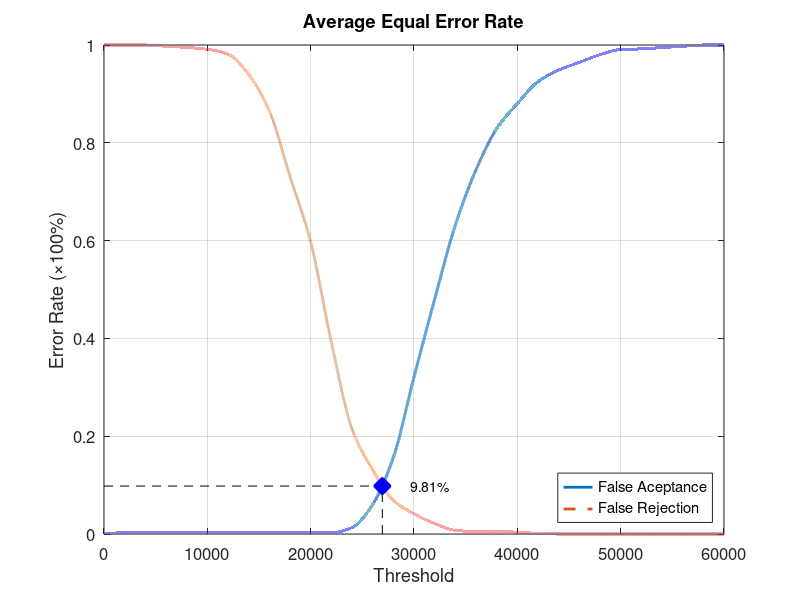
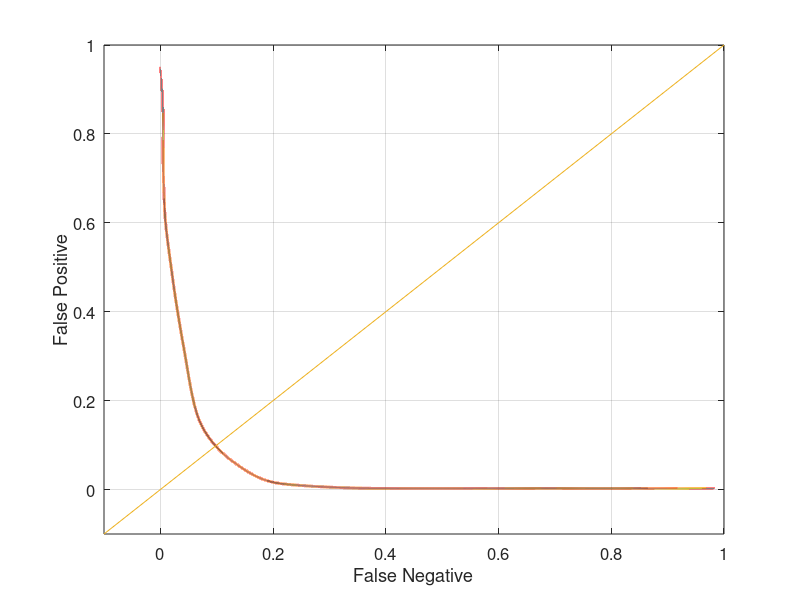

These charts were generated, in order, by the following MATLAB code:
function yEER = Experiment4Average
close all;
clear;
clc;
x = 0:2000:60000;
xq = 0:0.5:60000;

y0 = [0 0.00263158 0.00263158 0.00263158 0.00263158 0.00263158 0.00263158 0.00263158 0.00263158 0.00263158 0.00263158 0.00263158 0.0131579 0.0605263 0.156579 0.321053 0.480263 0.631579 0.744737 0.828947 0.880263 0.925 0.948684 0.964474 0.980263 0.990789 0.992105 0.994737 0.997368 1 1];
yy0 = interp1(x, y0, xq, 'pchip');
y1 = [1 1 1 0.9975 0.995 0.99125 0.98125 0.94 0.865 0.73125 0.5975 0.3925 0.215 0.13125 0.06875 0.04125 0.02125 0.0075 0.005 0.005 0.00375 0.00125 0 0 0 0 0 0 0 0 0];
yy1 = interp1(x, y1, xq, 'pchip');

% Calculating EER: 
y2 = abs(y0 - y1);
find(y2 == min(y2))
yy2 = abs(yy0 - yy1);
xEER = find(yy2 == min(yy2));
xEERIndex = xq(xEER) % X-axis EER
yEER = yy0(xEER) % Y-axis EER

main = figure
plot(xq, yy0,'-','LineWidth', 2);	hold on
plot(xq, yy1,'--','LineWidth', 2);	hold on
plot([xEERIndex xEERIndex], [0 yEER], 'k--');	hold on
plot([0 xEERIndex], [yEER yEER], 'k--');	hold on
plot(xEERIndex, yEER, 'bx', 'LineWidth', 10);	hold on
text(xEERIndex + 10 * xEERIndex / 100, yEER, [num2str(round((10000 * yEER)) / 100) '%'])
legend('False Aceptance', 'False Rejection', 'Location', 'SouthEast')
xlabel('Threshold')
ylabel('Error Rate (\times100%)')
title('Average Equal Error Rate')
set(gca, 'FontSize', 12)
axis([0 60000 0 1])
grid on

print(main, 'Experiment4AverageMain', '-dpng');
FNRxFPR = figure('Color', [1 1 1]);
plot(yy1, yy0, '-', yy1, yy0, 'LineWidth', 2);
hold on
y = -0.1:0.1:1
plot(y, y); 
set(gca, 'FontSize', 12)
xlabel('False Negative')
ylabel('False Positive')
axis([-0.1 1 -0.1 1])
set(gca, 'FontSize', 12)
grid on

print(FNRxFPR, 'Experiment4AverageFNRxFPR','-dpng');
end
